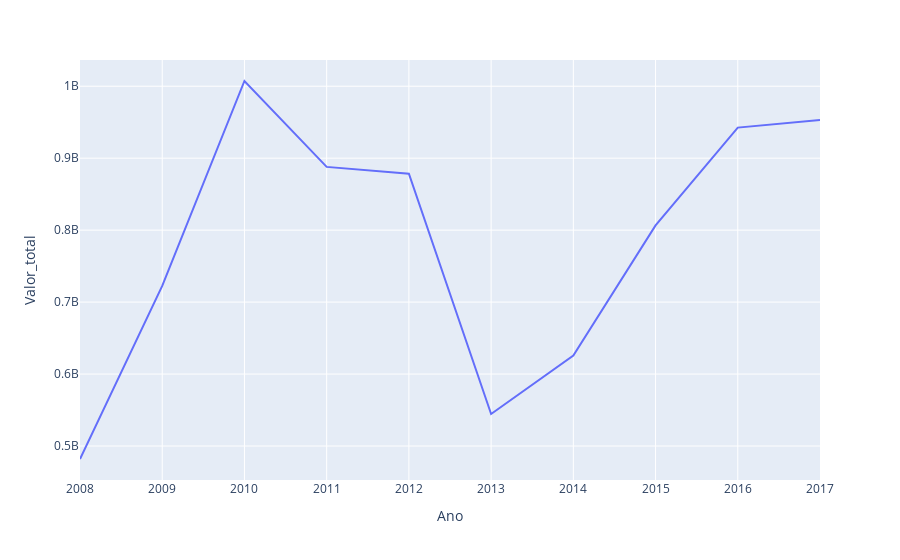

Here is the notebook cell this chart was saved with:
### Markdown cell above
### Evolução do valor total do elenco ao longo dos anos

### Code cell
time = 'Flamengo'
df_aux = df[df['Clubes']== time]
df_aux = df.groupby('Ano')['Valor_total'].sum().reset_index()
px.line(df_aux, x ='Ano', y='Valor_total')

### Figure 1 — Plotly figure (JSON) as saved in the notebook; plotly's stock layout.template omitted (floating-point values rounded to 4 significant figures)
{"data": [{"hovertemplate": "Ano=%{x}<br>Valor_total=%{y}<extra></extra>", "legendgroup": "", "line": {"color": "#636efa", "dash": "solid"}, "marker": {"symbol": "circle"}, "mode": "lines", "name": "", "orientation": "v", "showlegend": false, "type": "scatter", "x": [2008, 2009, 2010, 2011, 2012, 2013, 2014, 2015, 2016, 2017], "xaxis": "x", "y": [481960000, 722450000, 1007250000, 887880000, 878460000, 544550000, 625860000, 806590000, 942480000, 953080000], "yaxis": "y"}], "layout": {"legend": {"tracegroupgap": 0}, "margin": {"t": 60}, "xaxis": {"anchor": "y", "domain": [0, 1], "title": {"text": "Ano"}}, "yaxis": {"anchor": "x", "domain": [0, 1], "title": {"text": "Valor_total"}}}}
